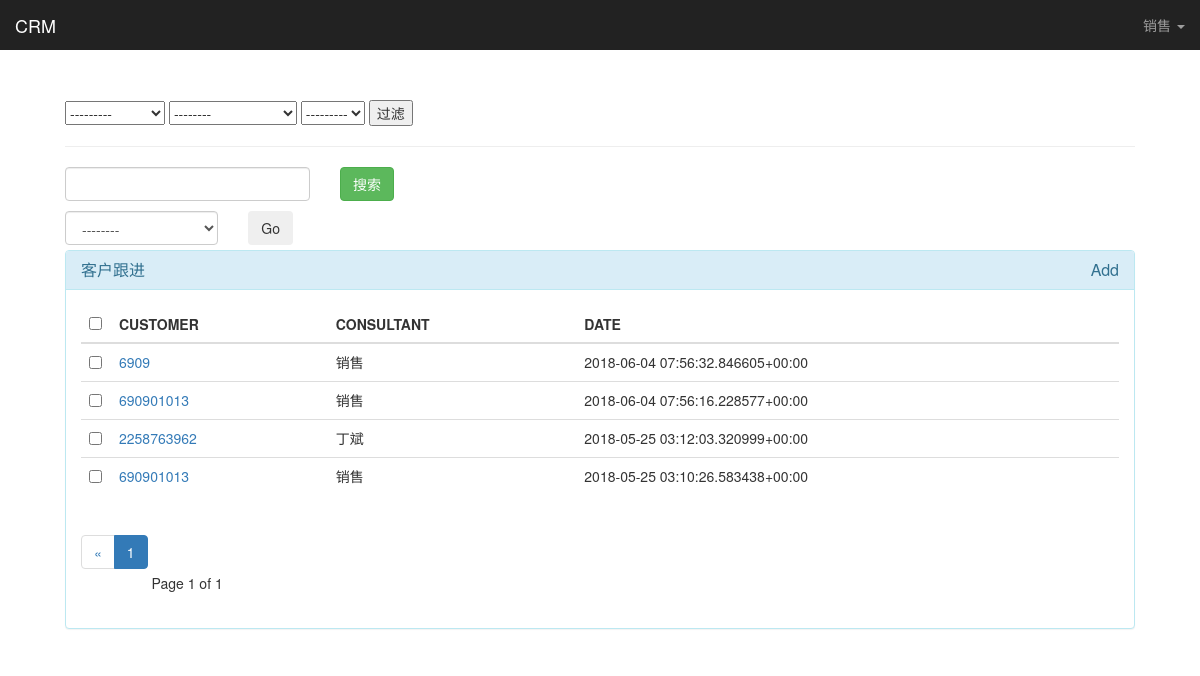
The page /king_admin/crm/customefollowup (signed in) on the database as committed earlier.
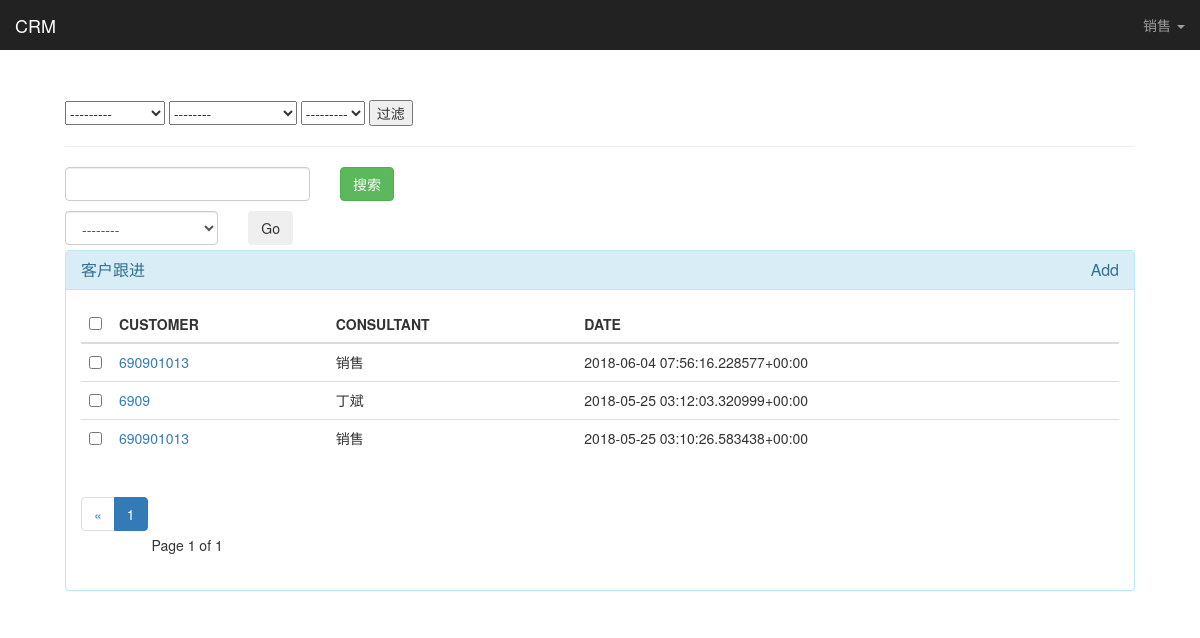
The same page on the database as committed later.
### crm/models.py (models this page shows)
class CustomeFollowUp(models.Model):
    customer = models.ForeignKey("Customer",on_delete=models.CASCADE)
    content = models.TextField(verbose_name="跟进内容")
    consultant = models.ForeignKey("UserProfile",on_delete=models.CASCADE)
    date = models.DateTimeField(auto_now_add=True)
    intention_choice = ((0,'2周内报名'),
                        (1,'1个月内报名'),
                        (2,'近期无报名计划'),
                        (3,'在其他机构报名'),
                        (4,'已报名'),
                        (5,'已拉黑')
                        )
    intention = models.SmallIntegerField(choices=intention_choice)
    date = models.DateTimeField(auto_now_add=True)
    def __str__(self):
        return "<%s : %s >" % (self.customer.qq,self.intention)
    class Meta:
        verbose_name = "客户跟进"
        verbose_name_plural = "客户跟进"

class Customer(models.Model):
    name = models.CharField(max_length=32,blank=True,null=True,verbose_name='姓名')
    qq = models.CharField(max_length=64,unique=True)
    qq_name = models.CharField(max_length=64,blank=True,null=True,verbose_name='qq姓名')
    phone = models.CharField(max_length=64,blank=True,null=True,verbose_name='电话号码')
    source_choices = ((0,'转介绍'),
                      (1,'QQ'),
                      (2,'官网'),
                      (3,'百度推广'),
                      (4,'51CTO'),
                      (5,'知乎'),
                      (6,'市场推广'),
                      )
    source = models.SmallIntegerField(choices=source_choices,verbose_name='客户来源')
    referral_from = models.CharField(verbose_name="转介绍人QQ",max_length=64,blank=True,null=True)
    consult_course = models.ForeignKey("Course",verbose_name="咨询课程",on_delete=models.CASCADE)
    content = models.TextField(verbose_name="咨询详情")
    tags = models.ManyToManyField("Tag",blank=True,null=True)
    consultant = models.ForeignKey("UserProfile",on_delete=models.CASCADE)
    '''memo备注'''
    memo = models.TextField(blank=True,null=True)
    date = models.DateTimeField(auto_now_add=True)
    def __str__(self):
        return self.qq
    class Meta:
        verbose_name = "客户信息表"

class UserProfile(models.Model):
    user = models.OneToOneField(User,on_delete=models.CASCADE)
    name = models.CharField(max_length=32)
    roles = models.ManyToManyField("Role",blank=True,null=True)
    def __str__(self):
        return self.name
    class Meta:
        verbose_name = "账号表"
        verbose_name_plural = "账号表"

### king_admin/views.py (the view, shortened to what this page needs)
# urls.py: re_path(r'^(\w+)/(\w+)$',views.display_table_objs,name="table_jj"),
@login_required
def display_table_objs(request,app_name,tables_name):
    admin_class = king_admin.enable_admins[app_name][tables_name]
    querysets = admin_class.model.objects.all()
    querysets,filter_condtions = get_filter_result(request,querysets)
    querysets = table_search(request,admin_class,querysets)
    admin_class.filter_condtions = filter_condtions
    paginator = Paginator(querysets,4) #分页，每页4条数据
    page = request.GET.get('_page')
    try:
        querysets = paginator.page(page)
    except PageNotAnInteger:
        querysets = paginator.page(1)
    except EmptyPage:
        querysets = paginator.page(paginator.num_pages)
    return render(request,"king_admin/table_object.html",{'admin_class':admin_class,
                                                          'querysets':querysets,
                                                          "filter_condtions":filter_condtions,
                                                          "search_text":request.GET.get('_q',''),
                                                          }
                  )

### king_admin/templatetags/tags.py (called while the page is built)
@register.simple_tag
def render_paginator(querysets):
    ele = '''
            <ul class="pagination">
             <li class=""><a href="#" >&laquo</a></li>
    '''
    if querysets.has_previous():
        ele = '''
        <ul class="pagination">
        <li class=""><a href="?_page=%s" >&laquo</a></li>
         ''' % querysets.previous_page_number()
    for i in querysets.paginator.page_range:
        if abs(querysets.number - i) < 2:
            active = ''
            if querysets.number == i :
                active = 'active'
            p_ele = '''
            <li class="%s"><a href="?_page=%s">%s </a></li>

            ''' % (active,i,i)
            ele += p_ele
    ele += '</ul>'
    return mark_safe(ele)

@register.simple_tag
def get_model_name(admin_class):
    return admin_class.model._meta.verbose_name

@register.simple_tag
def get_action_verbose_name (admin_class, action):
    action_name = getattr(admin_class,action)
    return action_name.display_name if hasattr(action_name,'display_name') else action

### templates/king_admin/table_object.html (shortened to what this page needs)
{% extends 'king_admin/index.html' %}
{% load tags %}
{% block container %}
    <div>
       <form>
           {% for filter_column in admin_class.list_filter %}
              {% build_filter_ele filter_column  admin_class%}
           {% endfor %}
           <input type="submit" value="过滤">
           <hr>
       <div class="row">
           <div class="col-lg-3">
               <input type="search" class="form-control" name="_q", value="{{ search_text }}">
           </div>
           <div class="col-lg-2">
               <button type="submit" class="btn btn-success">搜索</button>
           </div>
       </div>
       </form>
    <div class="row" style="margin-top: 10px" >
        <form onsubmit="return ActionSubmit(this)" method="post">{% csrf_token %}
            <div class="col-lg-2">
               <select id="action_list" name="action" class="form-control">
                   <option value="">--------</option>
               </select>
           </div>
            <div class="col-lg-1">
                 <button type="submit" class="btn" >Go</button>
            </div>
        </form>
    </div>
    </div>
    <div class="panel panel-info" style="margin-top: 5px">
        <div class="panel-heading">
            <h3 class="panel-title">{% get_model_name admin_class %}
                <a href="{{ request.path }}/add/" class="pull-right">Add</a>
            </h3>
        </div>
        <div class="panel-body">
            <table class="table table-hover">
                <thead>
                   <tr>
                       <th width="30px"><input type="checkbox" onclick="CheckAllToggle(this)"></th>
                       {% for colum in admin_class.list_display  %}
                       <th>{% getverbosname admin_class colum request querysets %} </th>
                       {% endfor %}
                   </tr>
                <tbody>
                       {% for obj in querysets %}
                           <tr>
                              <td><input type="checkbox" tag="obj_checkbox" value="{{ obj.id }}"></td>
                               {% build_table_row request obj admin_class %}
                           </tr>
                       {% endfor %}
                </tbody>
                </thead>
            </table>
             {% render_paginator querysets %}
        <div class="pagination">
            <span class="step-links">
                 <span class="current">
                     Page {{ querysets.number }} of {{ querysets.paginator.num_pages}}
                 </span>
            </span>
        </div>
        </div>
    </div>
{% endblock %}

Rows that differ between the two databases and show on the page:
removed CustomeFollowUp: customer+id+consultant "6909 销售 2018-06-04 07:56:32.846605+00:00"
changed CustomeFollowUp (number 2 of 3 on the later page): customer+id+consultant "2258763962 丁斌 2018-05-25 03:12:03.320999+00:00" → "6909 丁斌 2018-05-25 03:12:03.320999+00:00"
